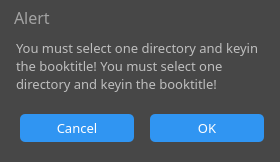
<?xml version="1.0" encoding="UTF-8"?>
<ui version="4.0">
 <class>AlertWithButtons</class>
 <widget class="QWidget" name="AlertWithButtons">
  <property name="windowModality">
   <enum>Qt::ApplicationModal</enum>
  </property>
  <property name="geometry">
   <rect>
    <x>0</x>
    <y>0</y>
    <width>280</width>
    <height>162</height>
   </rect>
  </property>
  <property name="sizePolicy">
   <sizepolicy hsizetype="Fixed" vsizetype="Fixed">
    <horstretch>0</horstretch>
    <verstretch>0</verstretch>
   </sizepolicy>
  </property>
  <property name="minimumSize">
   <size>
    <width>280</width>
    <height>162</height>
   </size>
  </property>
  <property name="maximumSize">
   <size>
    <width>280</width>
    <height>162</height>
   </size>
  </property>
  <property name="windowTitle">
   <string>Message and Choice</string>
  </property>
  <property name="windowIcon">
   <iconset resource="resources.qrc">
    <normaloff>:/SVG/svg/icon/audiobook-editor-logo.svg</normaloff>:/SVG/svg/icon/audiobook-editor-logo.svg</iconset>
  </property>
  <property name="styleSheet">
   <string notr="true">background: #474747;
box-shadow: 0px 4px 15px rgba(0, 0, 0, 0.28);
border-radius: 6px;</string>
  </property>
  <widget class="QLabel" name="label">
   <property name="geometry">
    <rect>
     <x>14</x>
     <y>9</y>
     <width>231</width>
     <height>16</height>
    </rect>
   </property>
   <property name="font">
    <font>
     <family>Noto Sans TC</family>
     <pointsize>12</pointsize>
    </font>
   </property>
   <property name="styleSheet">
    <string notr="true">/*
font-family: Noto Sans;
font-style: normal;
font-weight: 600;
font-size: 12px;
line-height: 16px;
display: flex;
align-items: center;
*/
/* panel/section title */

color: rgba(255, 255, 255, 0.5);</string>
   </property>
   <property name="text">
    <string>Alert</string>
   </property>
  </widget>
  <widget class="QToolButton" name="toolButton_Close">
   <property name="geometry">
    <rect>
     <x>250</x>
     <y>5</y>
     <width>24</width>
     <height>24</height>
    </rect>
   </property>
   <property name="sizePolicy">
    <sizepolicy hsizetype="Preferred" vsizetype="Preferred">
     <horstretch>0</horstretch>
     <verstretch>0</verstretch>
    </sizepolicy>
   </property>
   <property name="minimumSize">
    <size>
     <width>24</width>
     <height>24</height>
    </size>
   </property>
   <property name="baseSize">
    <size>
     <width>24</width>
     <height>24</height>
    </size>
   </property>
   <property name="toolTipDuration">
    <number>-1</number>
   </property>
   <property name="text">
    <string notr="true"/>
   </property>
   <property name="icon">
    <iconset resource="resources.qrc">
     <normaloff>:/SVG/svg/icon/attach-panel-close.svg</normaloff>:/SVG/svg/icon/attach-panel-close.svg</iconset>
   </property>
   <property name="iconSize">
    <size>
     <width>24</width>
     <height>24</height>
    </size>
   </property>
  </widget>
  <widget class="QLabel" name="label_Msg">
   <property name="geometry">
    <rect>
     <x>16</x>
     <y>34</y>
     <width>247</width>
     <height>64</height>
    </rect>
   </property>
   <property name="styleSheet">
    <string notr="true">font-family: Noto Sans TC;
font-style: normal;
font-weight: normal;
font-size: 13px;
line-height: 18px;

color: rgba(255, 255, 255, 0.65);</string>
   </property>
   <property name="text">
    <string>You must select one directory and keyin the booktitle! You must select one directory and keyin the booktitle!</string>
   </property>
   <property name="wordWrap">
    <bool>true</bool>
   </property>
  </widget>
  <widget class="QPushButton" name="pushButton_Ok">
   <property name="geometry">
    <rect>
     <x>150</x>
     <y>114</y>
     <width>114</width>
     <height>28</height>
    </rect>
   </property>
   <property name="sizePolicy">
    <sizepolicy hsizetype="Fixed" vsizetype="Fixed">
     <horstretch>0</horstretch>
     <verstretch>0</verstretch>
    </sizepolicy>
   </property>
   <property name="styleSheet">
    <string notr="true">align-items: center;

background: #3095F2;
border-radius: 5px;

font-family: Noto Sans TC;
font-style: normal;
font-weight: normal;
font-size: 13px;
line-height: 18px;

text-align: center;

color: #FFFFFF;</string>
   </property>
   <property name="text">
    <string>OK</string>
   </property>
  </widget>
  <widget class="QPushButton" name="pushButton_Cancel">
   <property name="geometry">
    <rect>
     <x>20</x>
     <y>114</y>
     <width>114</width>
     <height>28</height>
    </rect>
   </property>
   <property name="sizePolicy">
    <sizepolicy hsizetype="Fixed" vsizetype="Fixed">
     <horstretch>0</horstretch>
     <verstretch>0</verstretch>
    </sizepolicy>
   </property>
   <property name="styleSheet">
    <string notr="true">align-items: center;

background: #3095F2;
border-radius: 5px;

font-family: Noto Sans TC;
font-style: normal;
font-weight: normal;
font-size: 13px;
line-height: 18px;

text-align: center;

color: #FFFFFF;</string>
   </property>
   <property name="text">
    <string>Cancel</string>
   </property>
  </widget>
 </widget>
 <resources>
  <include location="resources.qrc"/>
 </resources>
 <connections/>
</ui>
